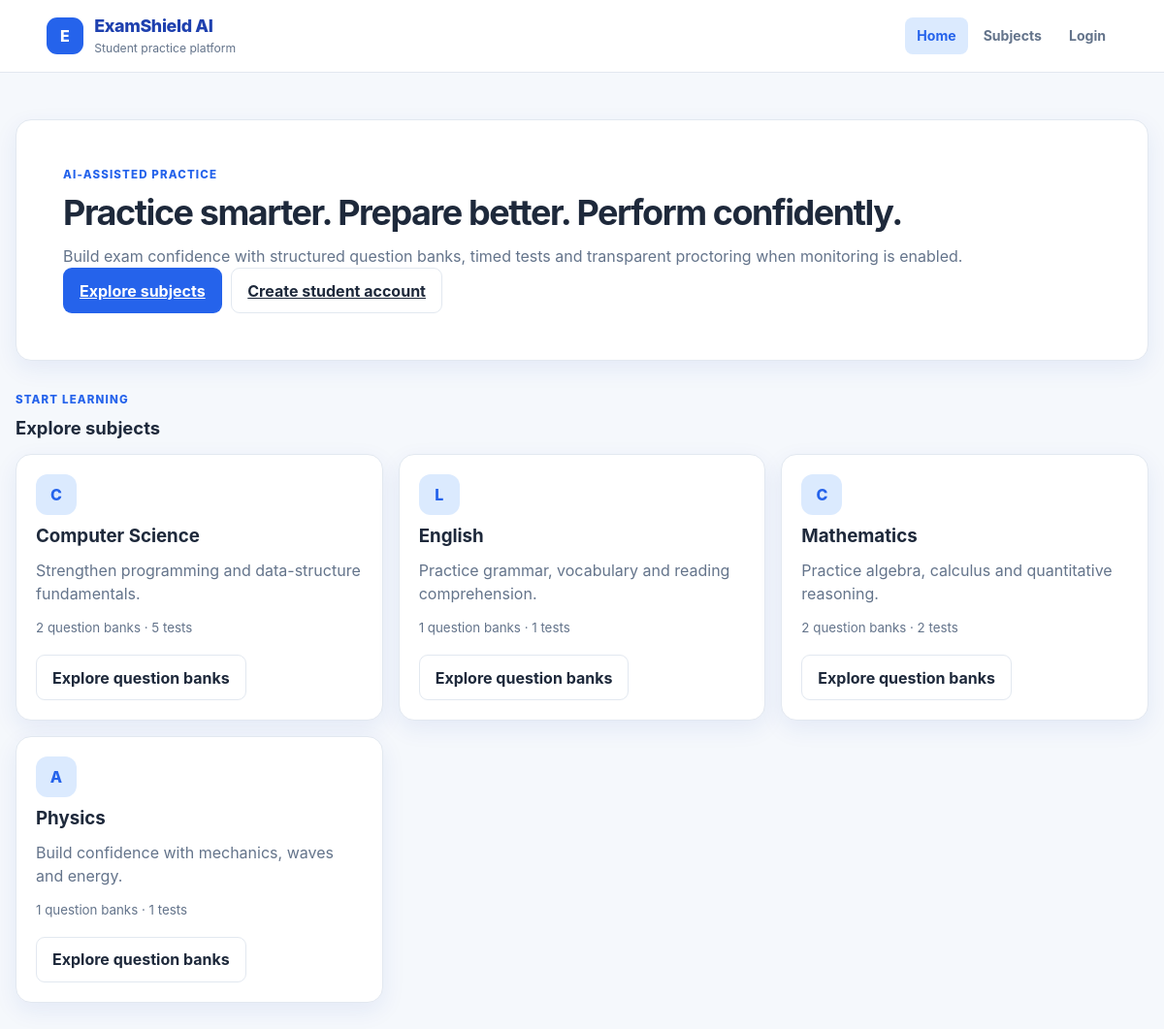
The page / on the database its author committed.
### tables this page shows
CREATE TABLE subjects (
    subject_id INTEGER PRIMARY KEY AUTOINCREMENT,
    name TEXT NOT NULL UNIQUE,
    description TEXT NOT NULL DEFAULT '',
    icon TEXT NOT NULL DEFAULT 'book'
);

### app.py (the view)
@app.route("/")
def index():
    from backend.database.db_manager import DatabaseManager
    database = DatabaseManager()
    database.init_db()
    return render_template("home.html", page_title="Practice smarter", subjects=database.list_subjects())

### backend/database/db_manager.py (called while the page is built, shortened)
    @contextmanager
    def get_connection(self) -> Generator[sqlite3.Connection, None, None]:
        self.db_path.parent.mkdir(parents=True, exist_ok=True)
        connection = sqlite3.connect(self.db_path)
        connection.row_factory = sqlite3.Row
        try:
            connection.execute("PRAGMA foreign_keys = ON")
            yield connection
            connection.commit()
        except Exception:
            connection.rollback()
            raise
        finally:
            connection.close()

    @staticmethod
    def _seed_grade_boundaries(conn: sqlite3.Connection) -> None:
        try:
            count = conn.execute("SELECT COUNT(*) AS c FROM grade_boundaries").fetchone()["c"]
        except Exception:
            return

    @staticmethod
    def _seed_bank_questions(conn: sqlite3.Connection) -> None:
        try:
            count = conn.execute("SELECT COUNT(*) AS c FROM bank_questions").fetchone()["c"]
        except Exception:
            return

    def list_subjects(self) -> list[dict]:
        with self.get_connection() as conn:
            rows = conn.execute(
                """
                SELECT s.*, COUNT(DISTINCT qb.bank_id) AS bank_count,
                       COUNT(DISTINCT e.exam_id) AS exam_count
                FROM subjects s
                LEFT JOIN question_banks qb ON qb.subject_id = s.subject_id
                LEFT JOIN exams e ON e.bank_id = qb.bank_id
                GROUP BY s.subject_id ORDER BY s.name
                """
            ).fetchall()
            return [dict(row) for row in rows]

### frontend/templates/home.html
<!doctype html>
<html lang="en">
<head><meta charset="utf-8"><meta name="viewport" content="width=device-width, initial-scale=1"><title>{{ page_title }} | ExamShield AI</title><link rel="stylesheet" href="{{ url_for('static', filename='css/style.css') }}"></head>
<body>
<header class="site-header"><div class="brand-block"><div class="brand-mark">E</div><div><div class="brand-title">ExamShield AI</div><div class="brand-subtitle">Student practice platform</div></div></div><nav class="nav-bar"><a class="nav-active" href="{{ url_for('index') }}">Home</a><a href="{{ url_for('learning.subjects') }}">Subjects</a><a href="{{ url_for('auth.login') }}">Login</a></nav></header>
<main class="page-shell home-shell"><section class="hero-card"><p class="eyebrow">AI-assisted practice</p><h1>Practice smarter. Prepare better. Perform confidently.</h1><p class="message">Build exam confidence with structured question banks, timed tests and transparent proctoring when monitoring is enabled.</p><div class="action-row"><a class="primary-button" href="{{ url_for('learning.subjects') }}">Explore subjects</a><a class="secondary-button" href="{{ url_for('auth.register') }}">Create student account</a></div></section><section class="catalog-section"><div class="section-heading"><div><p class="eyebrow">Start learning</p><h2>Explore subjects</h2></div></div><div class="subject-grid">{% for subject in subjects %}<article class="subject-card"><div class="subject-icon">{{ subject.icon[:1]|upper }}</div><h3>{{ subject.name }}</h3><p>{{ subject.description }}</p><small>{{ subject.bank_count }} question banks · {{ subject.exam_count }} tests</small><a class="secondary-button" href="{{ url_for('learning.subject_detail', subject_id=subject.subject_id) }}">Explore question banks</a></article>{% endfor %}</div></section></main>
</body></html>

### frontend/static/css/style.css (style rules this page uses)
:root { --primary: #2563eb; --primary-dark: #1e40af; --primary-soft: #dbeafe; --page: #f5f8fc; --surface: #ffffff; --text: #1e293b; --muted: #64748b; --border: #e2e8f0; --success: #16a34a; --warning: #f59e0b; --danger: #dc2626; --shadow: 0 8px 24px rgba(30, 64, 175, 0.08); }
* { box-sizing: border-box; }
html { scroll-behavior: smooth; }
body { margin: 0; min-width: 320px; background: var(--page); color: var(--text); font-family: "Inter", "Segoe UI", Arial, sans-serif; line-height: 1.5; }
a, button, input { font: inherit; }
a { color: var(--primary); }
.site-header { position: sticky; top: 0; z-index: 20; display: flex; align-items: center; justify-content: space-between; gap: 1.5rem; min-height: 72px; padding: 0.9rem clamp(1rem, 4vw, 3rem); background: rgba(255, 255, 255, 0.96); border-bottom: 1px solid var(--border); }
.brand-block { display: flex; align-items: center; gap: 0.7rem; }
.brand-mark { display: grid; place-items: center; width: 38px; height: 38px; color: #fff; background: var(--primary); border-radius: 11px; font-weight: 800; }
.brand-title { color: var(--primary-dark); font-size: 1.12rem; font-weight: 800; letter-spacing: -0.02em; }
.brand-subtitle { color: var(--muted); font-size: 0.76rem; }
.nav-bar { display: flex; flex-wrap: wrap; gap: 0.25rem; }
.nav-bar a { padding: 0.55rem 0.75rem; color: var(--muted); border-radius: 8px; text-decoration: none; font-size: 0.88rem; font-weight: 650; }
.nav-bar a:hover, .nav-bar a.nav-active { color: var(--primary); background: var(--primary-soft); }
.page-shell, .dashboard-shell, .reports-shell, .about-shell, .settings-shell { width: min(1240px, calc(100% - 2rem)); margin: 0 auto; }
.page-shell { min-height: calc(100vh - 72px); display: grid; place-items: center; padding: 2rem 0; }
.eyebrow, .card-kicker { margin: 0 0 0.55rem; color: var(--primary); font-size: 0.72rem; font-weight: 800; letter-spacing: 0.1em; text-transform: uppercase; }
h1, h2, h3 { line-height: 1.2; }
h1 { margin: 0; font-size: clamp(1.75rem, 3vw, 2.5rem); letter-spacing: -0.04em; }
h2 { margin: 0; font-size: 1.15rem; }
.message { margin: 0.7rem 0 0; color: var(--muted); }
.hero-card, .auth-card, .reports-table-shell, .settings-section, .about-section, .dashboard-card { background: var(--surface); border: 1px solid var(--border); border-radius: 16px; box-shadow: var(--shadow); }
.hero-card { width: 100%; padding: clamp(1.5rem, 5vw, 3rem); }
.primary-button, .secondary-button { display: inline-flex; align-items: center; justify-content: center; gap: 0.45rem; min-height: 42px; padding: 0.65rem 1rem; border-radius: 9px; font-weight: 750; border: 1px solid transparent; transition: background 0.15s ease, transform 0.15s ease; }
.primary-button { color: #fff; background: var(--primary); }
.secondary-button { color: var(--text); background: #fff; border-color: var(--border); }
.action-row { display: flex; flex-wrap: wrap; gap: 0.6rem; margin-top: auto; }
.home-shell { display: block; padding-top: 3rem; }
.catalog-section { margin-top: 2rem; }
.section-heading { margin-bottom: 1rem; }
.subject-grid, .exam-grid, .result-grid { display: grid; grid-template-columns: repeat(3, minmax(0, 1fr)); gap: 1rem; }
.subject-card { display: grid; gap: 0.7rem; padding: 1.25rem; background: var(--surface); border: 1px solid var(--border); border-radius: 16px; box-shadow: var(--shadow); }
.subject-card h2, .subject-card h3, .exam-card h2 { margin: 0; }
.subject-card p { margin: 0; color: var(--muted); min-height: 3.2em; }
.subject-card small { color: var(--muted); }
.subject-icon { display: grid; place-items: center; width: 42px; height: 42px; color: var(--primary); background: var(--primary-soft); border-radius: 12px; font-weight: 800; }
.subject-card .secondary-button, .exam-card .primary-button { width: fit-content; margin-top: 0.35rem; text-decoration: none; }

### rows shown on the page
subjects: icon "C", name "Computer Science", description "Strengthen programming and data-structure fundamentals.", bank_count "2", exam_count "5"
subjects: icon "L", name "English", description "Practice grammar, vocabulary and reading comprehension.", bank_count "1", exam_count "1"
subjects: icon "C", name "Mathematics", description "Practice algebra, calculus and quantitative reasoning.", bank_count "2", exam_count "2"
subjects: icon "A", name "Physics", description "Build confidence with mechanics, waves and energy.", bank_count "1", exam_count "1"
